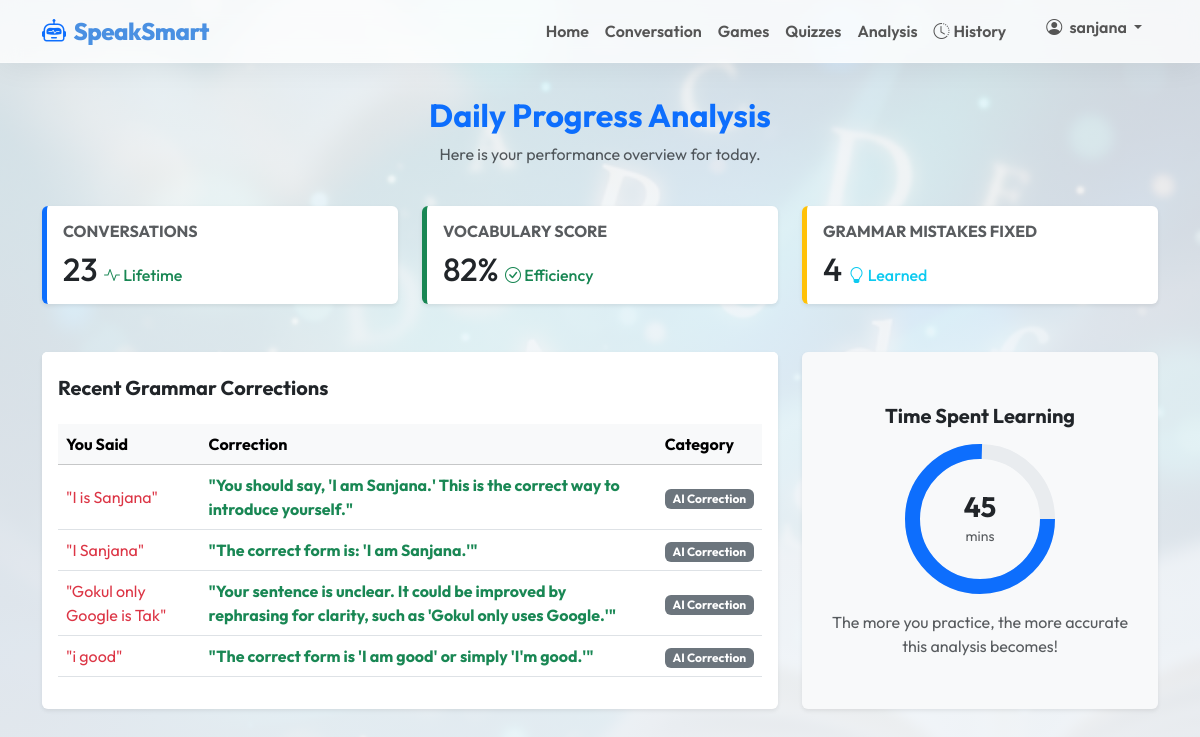
Before: /analysis/ (signed in) with the older database file.
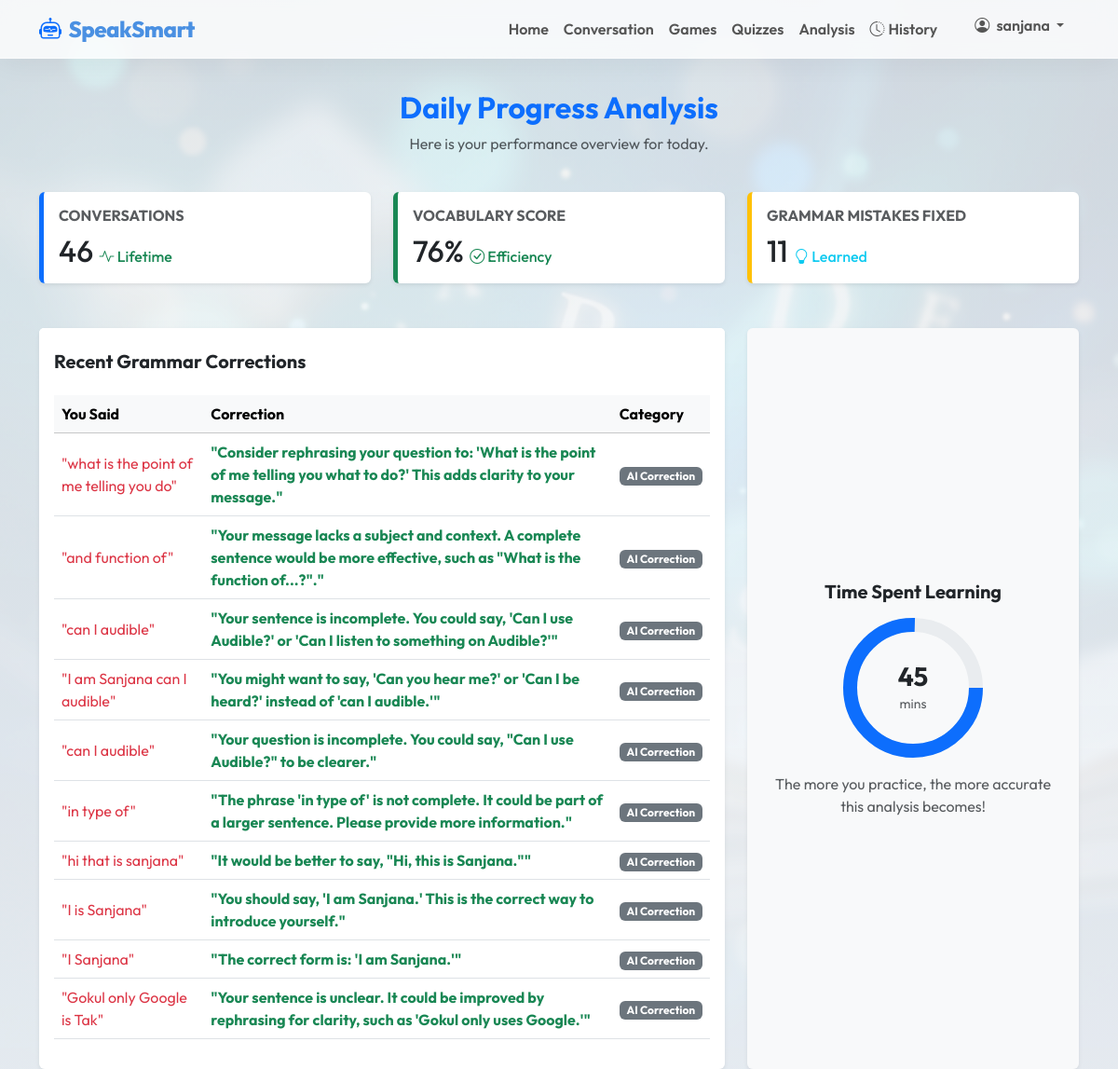
After: the same page with the newer database file.
### core/models.py (models this page shows, shortened)
class UserInteraction(models.Model):
    user = models.ForeignKey(User, on_delete=models.CASCADE)
    timestamp = models.DateTimeField(auto_now_add=True)
    user_text = models.TextField()
    ai_response = models.TextField()
    corrections = models.TextField(default="None")
    is_mistake = models.BooleanField(default=False)

### core/views.py (the view)
# urls.py: path('analysis/', views.analysis, name='analysis'),
@login_required
def analysis(request):
    interactions = UserInteraction.objects.filter(user=request.user).order_by('-timestamp')
    total_conversations = interactions.count()
    mistakes = interactions.filter(is_mistake=True)
    total_mistakes = mistakes.count()
    if total_conversations > 0:
        accuracy = int(((total_conversations - total_mistakes) / total_conversations) * 100)
    else:
        accuracy = 0
    context = {
        'total_conversations': total_conversations,
        'accuracy': accuracy,
        'mistakes_fixed': total_mistakes,
        'mistakes': interactions.filter(is_mistake=True)[:10], # Show last 10 mistakes
    }
    return render(request, 'analysis.html', context)

### templates/analysis.html (shortened to what the changed rows need)
{% extends 'base.html' %}
{% block content %}
<div class="row mb-4">
    <div class="col-12 text-center">
        <h2 class="text-primary fw-bold">Daily Progress Analysis</h2>
    </div>
</div>
<div class="row g-4 mb-5">
    <div class="col-md-4">
        <div class="card shadow-sm border-0 border-start border-primary border-5 h-100">
            <div class="card-body">
                <h6 class="text-uppercase text-muted fw-bold mb-2">Conversations</h6>
                <h2 class="text-dark mb-0">{{ total_conversations }} <small class="fs-6 text-success"><i
                            class="bi bi-activity"></i> Lifetime</small></h2>
            </div>
        </div>
    </div>
    <div class="col-md-4">
        <div class="card shadow-sm border-0 border-start border-success border-5 h-100">
            <div class="card-body">
                <h6 class="text-uppercase text-muted fw-bold mb-2">Vocabulary Score</h6>
                <h2 class="text-dark mb-0">{{ accuracy }}% <small class="fs-6 text-success"><i
                            class="bi bi-check-circle"></i>
                        Efficiency</small></h2>
            </div>
        </div>
    </div>
    <div class="col-md-4">
        <div class="card shadow-sm border-0 border-start border-warning border-5 h-100">
            <div class="card-body">
                <h6 class="text-uppercase text-muted fw-bold mb-2">Grammar Mistakes Fixed</h6>
                <h2 class="text-dark mb-0">{{ mistakes_fixed }} <small class="fs-6 text-info"><i
                            class="bi bi-lightbulb"></i>
                        Learned</small></h2>
            </div>
        </div>
    </div>
</div>
<div class="row g-4">
    <div class="col-md-8">
        <div class="card shadow-sm border-0 h-100">
            <div class="card-body">
                <div class="table-responsive">
                    <table class="table table-hover align-middle">
                        <thead class="table-light">
                            <tr>
                                <th>You Said</th>
                                <th>Correction</th>
                                <th>Category</th>
                            </tr>
                        </thead>
                        <tbody>
                            {% if mistakes %}
                            {% for m in mistakes %}
                            <tr>
                                <td class="text-danger">"{{ m.user_text }}"</td>
                                <td class="text-success fw-bold">"{{ m.corrections }}"</td>
                                <td><span class="badge bg-secondary">AI Correction</span></td>
                            </tr>
                            {% endfor %}
                            {% endif %}
                        </tbody>
                    </table>
                </div>
            </div>
        </div>
    </div>
    <div class="col-md-4">
        <div
            class="card shadow-sm border-0 h-100 bg-light text-center d-flex flex-column justify-content-center align-items-center p-4">
            <div class="position-relative d-inline-block">
                <svg width="150" height="150" viewBox="0 0 100 100" class="d-block mx-auto">
                    <circle cx="50" cy="50" r="45" fill="none" stroke="#e9ecef" stroke-width="10" />
                    <circle cx="50" cy="50" r="45" fill="none" stroke="#0d6efd" stroke-width="10" stroke-dasharray="283"
                        stroke-dashoffset="70" class="text-primary" />
                </svg>
                <div class="position-absolute top-50 start-50 translate-middle">
                    <h3 class="mb-0 fw-bold">45</h3>
                    <small class="text-muted">mins</small>
                </div>
            </div>
        </div>
    </div>
</div>
{% endblock %}

Changed rows visible on the page:
no longer on this page (row unchanged): UserInteraction: user_text "i good", corrections "The correct form is 'I am good' or simply 'I'm good.'"
added UserInteraction: user_text "what is the point of me telling you do", corrections "Consider rephrasing your question to: 'What is the point of me telling you what to do?' This adds clarity to your message."
added UserInteraction: user_text "and function of", corrections "Your message lacks a subject and context. A complete sentence would be more effective, such as \"What is the function of...?\"."
added UserInteraction: user_text "can I audible", corrections "Your sentence is incomplete. You could say, 'Can I use Audible?' or 'Can I listen to something on Audible?'"
added UserInteraction: user_text "I am Sanjana can I audible", corrections "You might want to say, 'Can you hear me?' or 'Can I be heard?' instead of 'can I audible.'"
added UserInteraction: user_text "can I audible", corrections "Your question is incomplete. You could say, \"Can I use Audible?\" to be clearer."
added UserInteraction: user_text "in type of", corrections "The phrase 'in type of' is not complete. It could be part of a larger sentence. Please provide more information."
added UserInteraction: user_text "hi that is sanjana", corrections "It would be better to say, \"Hi, this is Sanjana.\""
Other visible differences:
{{ total_conversations }}: "23" → "46"
{{ accuracy }}: "82" → "76"
{{ mistakes_fixed }}: "4" → "11"
